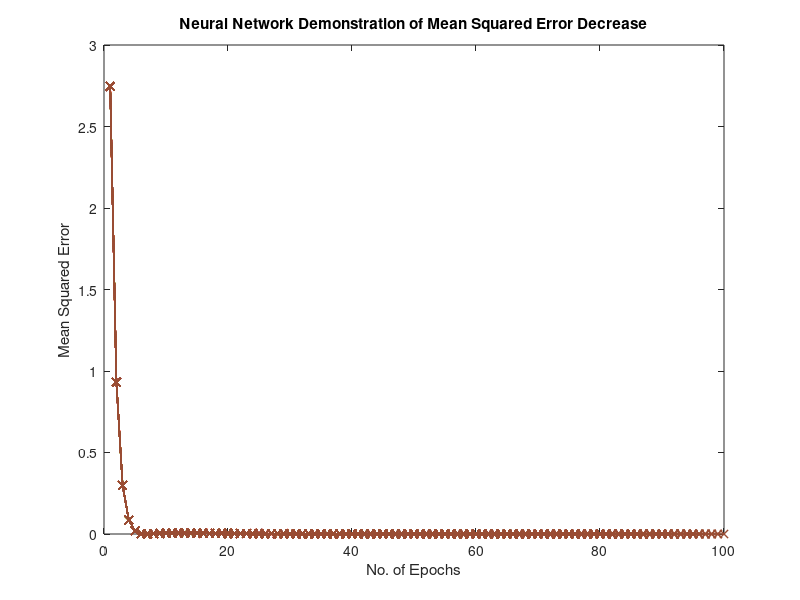

Write MATLAB code to recreate this figure.

%% Neural Networks: Training of a Multilayer Perceptron
%ID:33589362
%
%Incremental backpropagation algorithm, no biases

clear all, close all, clc
%% Parameter Settings
learnrate=0.1
epochs=100
weights=[0.1;-0.3;-0.1;0.5;-0.4;0.1;0.2;-0.4;-0.2];

inputs=[1 0;1 1];
out_des=[0;1];

[n_examples n_inputs]=size(inputs);
n_nodes=3;
n_outputs=size(out_des, 2);

%% Weight Formatting
%all this code is just so that I can convert the example weights given as a
%column vector into a weight matrix where the index of the weight
%represents which input and node it is attached to. Any non-existent
%connection is assigned a zero.
weights_i2h=zeros(n_nodes, n_inputs);
weights_h2o=zeros(n_outputs, n_nodes);
weights_i2o=zeros(n_outputs, n_inputs);

weights_i2h(1,1)=weights(1);
weights_i2h(2,1)=weights(3);
weights_i2h(2,2)=weights(4);
weights_i2h(3,2)=weights(6);

weights_h2o(1,1)=weights(9);
weights_h2o(1,2)=weights(8);
weights_h2o(1,3)=weights(7);

weights_i2o(1,1)=weights(2);
weights_i2o(1,2)=weights(5);

for t=1:epochs
 for e=1:n_examples
%% Forward Pass

%input-to-hidden loop with sigmoid activation functions
for j=1:n_nodes
     for i=1:n_inputs
        hidden(j, i)=(weights_i2h(j, i))*(inputs(e, i));
     end
     hidden_out(j)=1/(1+exp(-(sum(hidden(j, :)))));
end

%hidden-to-out and direct input-to-out loops
for j=1:n_outputs
     for i=1:n_nodes
        out(j, i)=(weights_h2o(j, i))*(hidden_out(1, i));
     end
     for h=1:n_inputs
         directs(j, h)=(weights_i2o(j, h))*(inputs(e, h));
     end
     output(j)=sum([out(j, :), directs(j, :)]);
end
        
%% Backward Pass

%benefits at output and hidden nodes
error=out_des(e, :) - (output(1, :)); 
beta_out=error; %summation not sigmoid function at output node so beta(out) is equivalent to error
for i=1:n_nodes
    beta_hidden(i)=hidden_out(i) * (1 - hidden_out(i)) * (beta_out * weights_h2o(i));
end

%weight updates

%input-to-hidden loop
for j=1:n_inputs
    for i=1:n_nodes
        if weights_i2h(i, j) ~= 0
        weights_i2h(i, j)=weights_i2h(i, j) + (learnrate * beta_hidden(i) * inputs(e, j));
        else
        end
    end
end

%hidden-to-out loop
for i=1:n_nodes
     weights_h2o(i)=weights_h2o(i) + (learnrate * beta_out * hidden_out(1, i));
end

%input-to-out loop
for i=1:n_inputs
        weights_i2o(i)=weights_i2o(i) + (learnrate * beta_out * inputs(e, i));
end


errors(e) = error;
 end
pause(0.1)
TSS = (1/n_examples) * ((sum(errors))^2)
plotTSS(t)=TSS;
plot(plotTSS, 'LineWidth', 1, 'Color', [0.6 0.3 0.2], 'Marker', 'x')
xlabel('No. of Epochs')
ylabel('Mean Squared Error')
title('Neural Network Demonstration of Mean Squared Error Decrease')
hold on

end